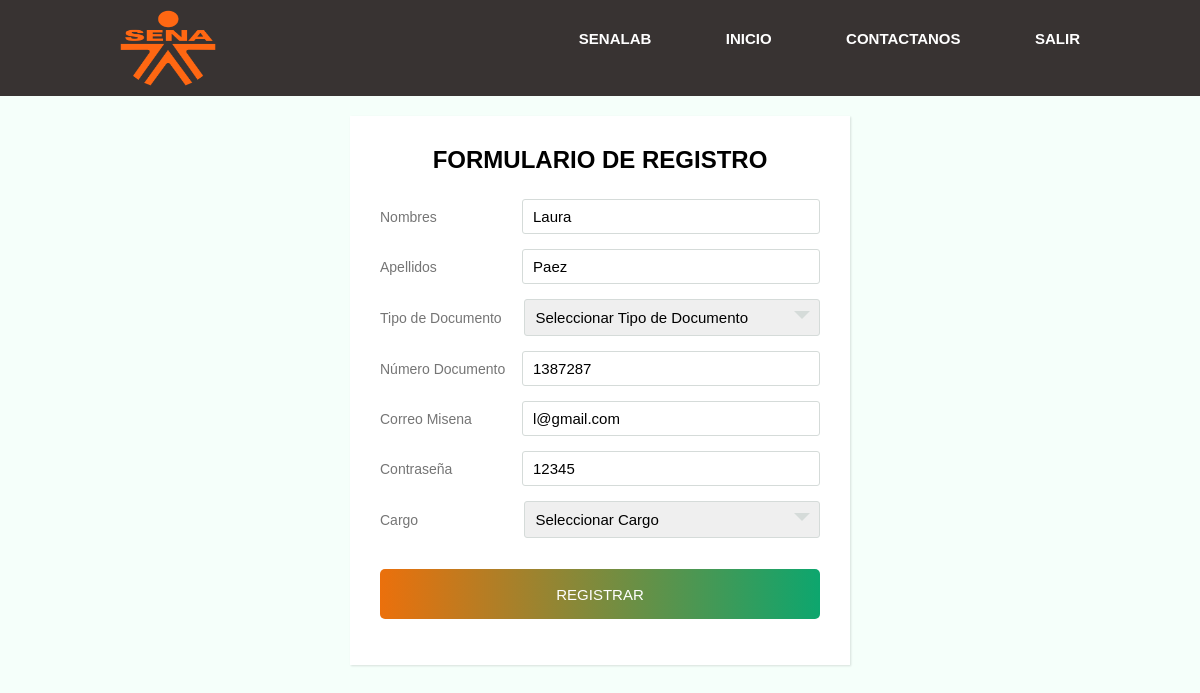
The page /web_project/index.php?c=Usuarios&m=editar&id=5 (signed in) on the database its author committed.
### tables this page shows
CREATE TABLE `usuario` (
  `id_usuario` int(11) NOT NULL,
  `fk_rol` int(11) NOT NULL,
  `nombre` varchar(45) NOT NULL,
  `apellido` varchar(45) NOT NULL,
  `correo` text NOT NULL,
  `password_user` varchar(45) NOT NULL,
  `tipo_documento` varchar(45) NOT NULL,
  `documento` varchar(45) NOT NULL
);

### web_project/controllers/UsuariosController.php (called while the page is built, shortened)
<?php
class UsuariosController extends Usuario{
	public function editar(){
		require_once('views/usuarios/editar_usuario.php');
	}
}
?>

### web_project/index.php (called while the page is built, shortened)
<?php
 $m=isset($_REQUEST['m']) ? $_REQUEST['m'] : 'index';
 $objeto= new $c();
 $objeto->$m();
?>

### web_project/models/DB.php (called while the page is built)
<?php
class DB{
     public static function connect(){
         try{
           $pdo= new PDO('mysql:host=localhost;dbname=sena_lab;charset=utf8','root','');
           $pdo->setAttribute(PDO::ATTR_ERRMODE,PDO::ERRMODE_EXCEPTION);
           return $pdo;
         }catch(Exception $e){
           die($e->getMessage());
         }
     }
}
?>

### web_project/models/Usuario.php (called while the page is built, shortened)
<?php
class Usuario extends DB{
    public function request(){
		try{
			$stm=parent::connect()->prepare("SELECT * FROM usuario INNER JOIN rol ON usuario.fk_rol = rol.id_rol");
			$stm->execute();
			return $stm->fetchALL(PDO::FETCH_OBJ);
		}catch(Exception $e){
			die($e->getMessage());
		}
	}
}
?>

### web_project/views/usuarios/editar_usuario.php (the view, shortened to what this page needs)
<!DOCTYPE html>
<html lang="en">
<head>
    <link rel="stylesheet" href="assets/all/css/style.css">
</head>
<body>
<header class="header-nav">
                            <div class="container-nav">
                                <a href=""><img src="assets/img/logo-sena.png" alt="Logo Sena" class="logo"></a>
                                <nav>
                                    <ul>
                                        <li><a href="?c=Usuarios&m=index">SenaLAB</a></li>
                                        <li><a href="?c=Admin&m=index">Inicio</a></li>
                                        <li><a href="">Contactanos</a></li>
                                        <li><a href="?c=Login&m=destroy">Salir</a></li>
                                    </ul>
                                </nav>
                            </div>
                </header>
<div class="wrapper">
    <div class="title">
        Formulario de Registro
    </div>
    <form class="form" action="?c=Admin&m=update" method="post">
        <?php
            $id = $_REQUEST['id'];
            $r = parent::request();
        ?>
        <?php foreach($r as $a){
            if($id == $a->id_usuario){
        ?>
        <div class="inputfield">
            <label>Nombres</label>
            <input type="text" name="nombre" class="input" value="<?php echo $a->nombre ?>" required>
        </div>
        <div class="inputfield">
            <label>Apellidos</label>
            <input type="text" class="input" name="apellido" value="<?php echo $a->apellido ?>" required>
        </div>
        <div class="inputfield">
            <label>Tipo de Documento</label>
            <div class="custom_select">
                <select  name="tipo_documento">
                    <option value="<?php echo $a->tipo_documento ?>" >Seleccionar Tipo de Documento</option>
                </select>
            </div>
        </div>
        <div class="inputfield">
            <label>Número Documento</label>
            <input type="number" class="input" name="documento" value="<?php echo $a->documento ?>" required>
        </div>
        <div class="inputfield">
            <label>Correo Misena</label>
            <input type="text" class="input" name="correo" value="<?php echo $a->correo ?>" required>
        </div>
        <div class="inputfield">
            <label>Contraseña</label>
            <input type="text" name="password_user" class="input" value="<?php echo $a->password_user ?>" readonly >
        </div>
        <div class="inputfield">
            <label>Cargo</label>
            <div class="custom_select">
                <select name="fk_rol" >
                    <option value="">Seleccionar Cargo</option>
                </select>
            </div>
        </div>
        <?php }  } ?>
        <div class="inputfield">
          <input type="submit" value="Registrar" class="btn" >
        </div>
    </form>
</div>
</body>
</html>

### web_project/assets/all/css/style.css (style rules this page uses)
body { margin: 0; background: mintcream; }
* { font-family: 'Roboto', sans-serif; }
.container-nav { width: 80%; margin: 0 auto; }
.header-nav { background-color: #383332; }
.header-nav::after { content: ''; display: table; clear: both; }
.logo { float: left; width: 6rem; height: 6rem; padding: 10px 0; }
nav { float: right; }
nav ul { margin: 0; padding: 0; list-style: none; }
nav li { display: inline-block; margin-left: 70px; padding-top: 30px; position: relative; }
nav a { color: #ffffff; text-decoration: none; text-transform: uppercase; font-size: 15px; font-weight: 700; }
nav a::before { content: ''; display: block; height: 5px; width: 100%; background-color: #ffffff; position: absolute; top: 0; width: 0%; transition: all ease-in-out 250ms; }
* { padding: 0; margin: 0; box-sizing: border-box; }
body { font-family: 'Poppins', sans-serif; overflow: hidden; }
form { width: 360px; }
a { display: block; text-align: right; text-decoration: none; color: #999; font-size: 0.9rem; transition: .3s; }
.btn { display: block; width: 100%; height: 50px; border-radius: 25px; outline: none; border: none; background-image: linear-gradient(to right, #EB700C, #0DA66E, #3BADEC); background-size: 200%; font-size: 1.2rem; color: #fff; font-family: 'Poppins', sans-serif; text-transform: uppercase; margin: 1rem 0; cursor: pointer; transition: .5s; }
* { margin: 0; padding: 0; box-sizing: border-box; font-family: 'Montserrat', sans-serif; }
.wrapper { max-width: 500px; width: 100%; background: #fff; margin: 20px auto; box-shadow: 1px 1px 2px rgba(0,0,0,0.125); padding: 30px; }
.wrapper .title { font-size: 24px; font-weight: 700; margin-bottom: 25px; color: #000000; text-transform: uppercase; text-align: center; }
.wrapper .form { width: 100%; }
.wrapper .form .inputfield { margin-bottom: 15px; display: flex; align-items: center; }
.wrapper .form .inputfield label { width: 200px; color: #757575; margin-right: 10px; font-size: 14px; }
.wrapper .form .inputfield .input, .wrapper .form .inputfield .textarea { width: 100%; outline: none; border: 1px solid #d5dbd9; font-size: 15px; padding: 8px 10px; border-radius: 3px; transition: all 0.3s ease; }
.wrapper .form .inputfield .custom_select { position: relative; width: 100%; height: 37px; }
.wrapper .form .inputfield .custom_select:before { content: ""; position: absolute; top: 12px; right: 10px; border: 8px solid; border-color: #d5dbd9 transparent transparent transparent; pointer-events: none; }
.wrapper .form .inputfield .custom_select select { -webkit-appearance: none; -moz-appearance: none; appearance: none; outline: none; width: 100%; height: 100%; border: 0px; padding: 8px 10px; font-size: 15px; border: 1px solid #d5dbd9; border-radius: 3px; }
.wrapper .form .inputfield .btn { width: 100%; padding: 8px 10px; font-size: 15px; border: 0px; background-image: linear-gradient(to right, #EB700C, #0DA66E, #3BADEC); transition: 0.5s; color: #fff; cursor: pointer; border-radius: 5px; outline: none; }
.wrapper .form .inputfield:last-child { margin-bottom: 0; }

### rows shown on the page
usuario: nombre "Laura", apellido "Paez", documento "1387287", correo "l@gmail.com", password_user "12345"
